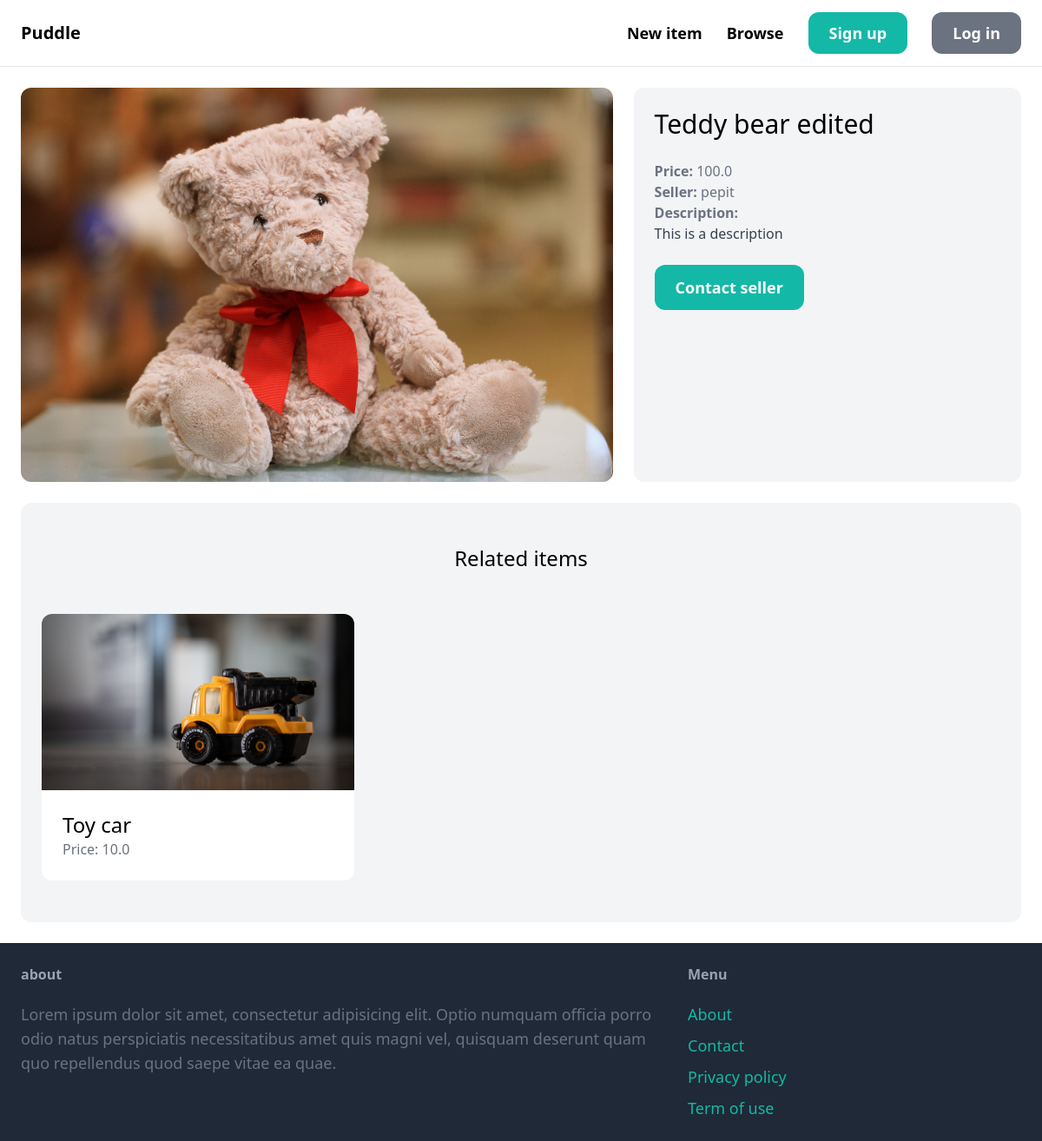
Page /items/1/ on the committed database.
### item/models.py (models this page shows)
class Item(models.Model):
    category = models.ForeignKey(Category, related_name='items', on_delete=models.CASCADE )
    name = models.CharField(max_length=255)
    description = models.TextField(blank=True, null=True)
    price = models.FloatField()
    image = models.ImageField(upload_to='item_images', blank=True, null=True)
    is_sold = models.BooleanField(default=False)
    created_by = models.ForeignKey(User, related_name='items', on_delete=models.CASCADE)
    created_at = models.DateTimeField(auto_now_add=True)

### item/views.py (the view)
# urls.py: path('<int:pk>/', views.detail, name='detail'),
def detail(request, pk):
    item = get_object_or_404(Item, pk=pk)
    related_items = Item.objects.filter(category=item.category, is_sold=False).exclude(pk=pk)[0:3]
    return render(request, 'item/detail.html', {
        'item': item,
        'related_items': related_items,
    })

### item/templates/item/detail.html (shortened to what this page needs)
{% extends 'core/base.html' %}
{% block content %}
<div class=" grid grid-cols-5 gap-6">
    <div class="col-span-3">
        <img src="{{ item.image.url }}" class="rounded-xl">
    </div>
    <div class="col-span-2 p-6 bg-gray-100 rounded-xl">
        <h1 class="mb-6 text-3xl">{{ item.name }}</h1>
        <p class="text-gray-500"><strong>Price: </strong> {{ item.price }}</p>
        <p class="text-gray-500"><strong>Seller: </strong> {{ item.created_by.username }}</p>
        {% if item.description  %}
            <p class="text-gray-700">
                <strong class="text-gray-500">Description:</strong><br>
                {{ item.description }}
            </p>
        {% endif %}
        {% if request.user == item.created_by %}
            <div class="mt-6 p-6 bg-white rounded-xl">
                <p>This is your item!</p>
                <a href="{% url 'item:edit' item.id %}" class="inline-block mt-6 px-6 py-3 text-lg font-semibold bg-teal-500 text-white rounded-xl">Edit</a>
                <a href="{% url 'item:delete' item.id %}" class="inline-block mt-6 px-6 py-3 text-lg font-semibold bg-red-500 text-white rounded-xl">Delete</a>
            </div>
        {% else %}
            <a href="{% url 'conversation:new' item.id %}" class="inline-block mt-6 px-6 py-3 text-lg font-semibold bg-teal-500 text-white rounded-xl hover:bg-teal-700 ">Contact seller</a>
        {% endif %}
    </div>
</div>
<div class="mt-6 px-6 py-12 bg-gray-100 rounded-xl">
    <h2 class="mb-12 text-2xl text-center">Related items</h2>
    <div class="grid grid-cols-3 gap-3">
        {% for item in related_items %}
            <div>
                <a href="{% url 'item:detail' item.id %}">
                    <div>
                        <img src="{{ item.image.url}}" class="rounded-t-xl">
                    </div>
                    <div class="p-6 bg-white rounded-b-xl">
                        <h2 class="text-2xl">{{ item.name }}</h2>
                        <p class="text-gray-500">Price: {{ item.price }}</p>
                    </div>
                </a>
            </div>
        {% endfor %}
    </div>
</div>
{% endblock %}

### rows in the picture
Item: image (picture), name "Teddy bear edited", price "100.0", created_by.username "pepit", description "This is a description"
Item: image (picture), name "Toy car", price "10.0"
